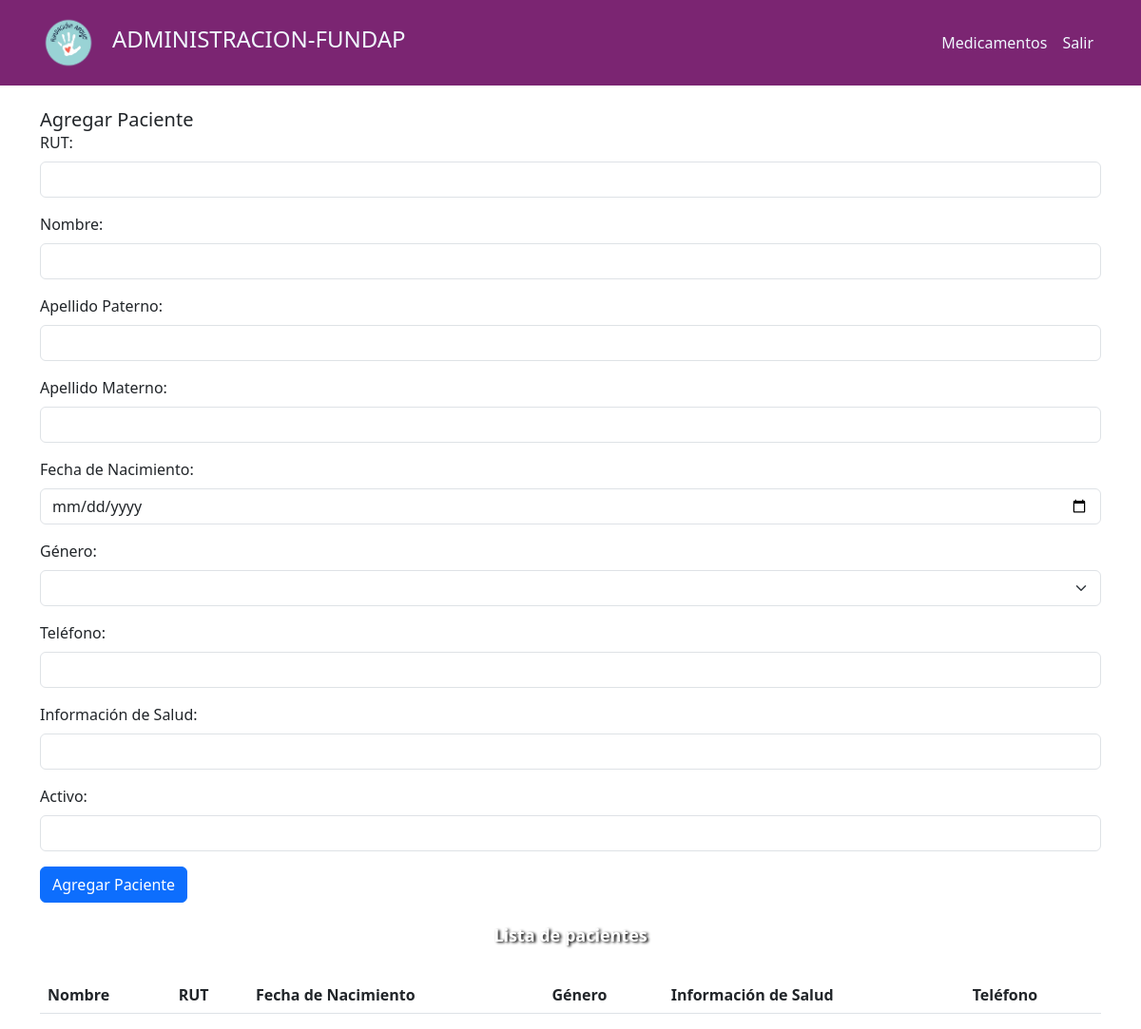
/datos_fundap, run on an earlier commit of the app's database.
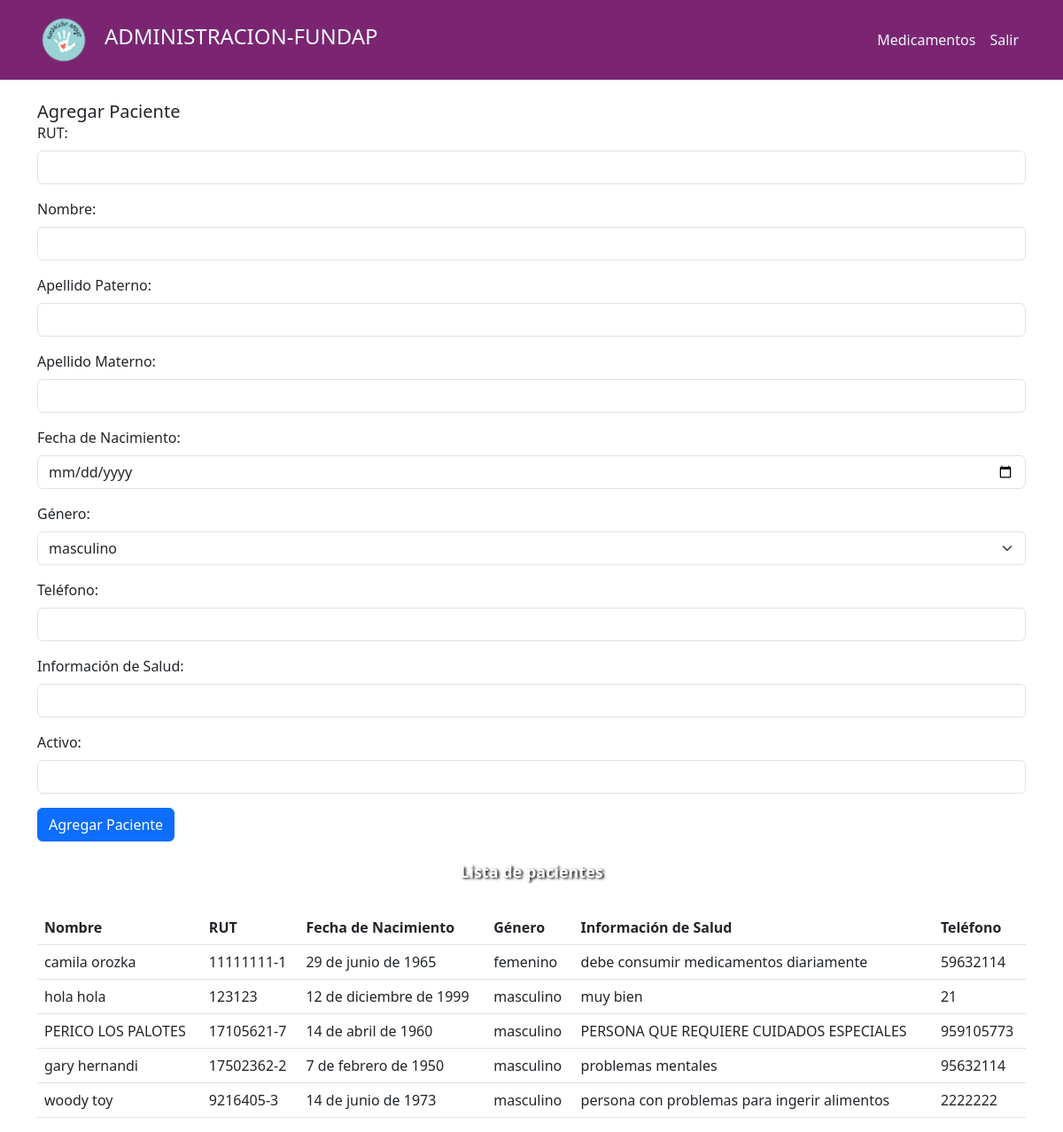
And on a later commit of the database.
### fundap/models.py (models this page shows, shortened)
class paciente(models.Model):
    rut              = models.CharField(primary_key=True, max_length=10)
    nombre           = models.CharField(max_length=20)
    apellido_paterno = models.CharField(max_length=20)
    apellido_materno = models.CharField(max_length=20)
    fecha_nacimiento = models.DateField(blank=False, null=False)
    id_genero        = models.ForeignKey('Genero',on_delete=models.CASCADE, db_column='idGenero')
    telefono         = models.CharField(max_length=45)
    Informacion_salud = models.CharField(max_length=50, blank=True, null=True)
    activo           = models.IntegerField()
    class Meta:
        ordering = ['rut']

class Genero(models.Model):
    id_genero  = models.AutoField(db_column='idGenero', primary_key=True)
    genero     = models.CharField(max_length=20, blank=False, null=False)

### fundap/views.py (the view, shortened to what this page needs)
# urls.py: path('datos_fundap', views.Add_Paciente, name='datos_fundap'),
def Add_Paciente(request):
    generos = Genero.objects.all()
    pacientes = paciente.objects.all()
    context = {
        'generos': generos,
        'pacientes': pacientes
    }
    return render(request, 'fundap/datos_fundap.html', context)

### fundap/templates/fundap/datos_fundap.html (shortened to what this page needs)
{% load static %}
<html lang="en">
<head>
    <link href="https://cdn.jsdelivr.net/npm/bootstrap@5.3.0-alpha3/dist/css/bootstrap.min.css" rel="stylesheet">
    <link rel="stylesheet" href="{% static 'css/styleadmin.css' %}">
    <link rel="stylesheet" href="https://stackpath.bootstrapcdn.com/font-awesome/4.7.0/css/font-awesome.min.css">
</head>
<body>
    <nav class="navbar navbar-expand-lg static-top">
        <div class="container">
            <a class="navbar-brand" href="#">
                <img src="{% static 'img/FA-removebg-preview.png' %}" height="60">
            </a>
            <h4>ADMINISTRACION-FUNDAP</h4>
            <div class="collapse navbar-collapse" id="navbarSupportedContent">
                <ul class="navbar-nav ms-auto">
                    <li class="nav-item">
                        <a class="nav-link" href="{% url 'medicamentos_fundap' %}">Medicamentos</a>
                    </li>
                    <li class="nav-item">
                        <a class="nav-link" href="{% url 'home_fundap' %}">Salir</a>
                    </li>
                </ul>
            </div>
        </div>
    </nav>
    <div class="container mt-4">
      <div class="card-body">
          <h5 class="card-title">Agregar Paciente</h5>
          <form method="POST" action="{% url 'datos_fundap' %}">
              <div class="mb-3">
                  <label for="txtRut" class="form-label">RUT:</label>
                  <input type="text" class="form-control" id="txtRut" name="txtRut" required>
              </div>
              <div class="mb-3">
                  <label for="txtNombre" class="form-label">Nombre:</label>
                  <input type="text" class="form-control" id="txtNombre" name="txtNombre" required>
              </div>
              <div class="mb-3">
                  <label for="txtApellidoPaterno" class="form-label">Apellido Paterno:</label>
                  <input type="text" class="form-control" id="txtApellidoPaterno" name="txtApellidoPaterno" required>
              </div>
              <div class="mb-3">
                  <label for="txtApellidoMaterno" class="form-label">Apellido Materno:</label>
                  <input type="text" class="form-control" id="txtApellidoMaterno" name="txtApellidoMaterno" required>
              </div>
              <div class="mb-3">
                  <label for="txtFechaNacimiento" class="form-label">Fecha de Nacimiento:</label>
                  <input type="date" class="form-control" id="txtFechaNacimiento" name="txtFechaNacimiento" required>
              </div>
              <div class="mb-3">
                  <label for="genero_id" class="form-label">Género:</label>
                  <select class="form-select" id="genero_id" name="genero_id" required>
                      {% for genero in generos %}
                      <option value="{{ genero.id_genero }}">{{ genero.genero }}</option>
                      {% endfor %}
                  </select>
              </div>
              <div class="mb-3">
                  <label for="txtTelefono" class="form-label">Teléfono:</label>
                  <input type="text" class="form-control" id="txtTelefono" name="txtTelefono" required>
              </div>
              <div class="mb-3">
                  <label for="txtInformacionSalud" class="form-label">Información de Salud:</label>
                  <input type="text" class="form-control" id="txtInformacionSalud" name="txtInformacionSalud">
              </div>
              <div class="mb-3">
                  <label for="activo" class="form-label">Activo:</label>
                  <input type="number" class="form-control" id="activo" name="activo" required>
              </div>
              <button type="submit" class="btn btn-primary">Agregar Paciente</button>
          </form>
      </div>
  </div>
  <div class="container mt-4">
    <h1>Lista de pacientes</h1>
    <br>
    <table class="table">
      <thead>
        <tr>
          <th scope="col">Nombre</th>
          <th scope="col">RUT</th>
          <th scope="col">Fecha de Nacimiento</th>
          <th scope="col">Género</th>
          <th scope="col">Información de Salud</th>
          <th scope="col">Teléfono</th>
        </tr>
      </thead>
      <tbody>
        {% for paciente in pacientes %}
        <tr>
          <td>{{ paciente.nombre }} {{ paciente.apellido_paterno }}</td>
          <td>{{ paciente.rut }}</td>
          <td>{{ paciente.fecha_nacimiento }}</td>
          <td>{{ paciente.id_genero.genero }}</td>
          <td>{{ paciente.Informacion_salud }}</td>
          <td>{{ paciente.telefono }}</td>
        </tr>
        {% endfor %}
      </tbody>
    </table>
  </div>
</body>
</html>

### fundap/static/css/styleadmin.css (style rules this page uses)
.navbar { background-color: #7b2572!important; padding: 10px; }
.navbar h4 { color: aliceblue; }
.nav-item a { color: aliceblue!important; }
h1 { color: rgb(0, 0, 0); text-shadow: 2px 2px 4px #746a6a; text-align: center; }
.container h1 { color: rgb(255, 255, 255); font-size: large; font-weight: bolder; text-shadow: 2px 1px 3px #000000; }

What changed in the data, as far as the page shows it:
added paciente: nombre "camila", apellido_paterno "orozka", rut "11111111-1", fecha_nacimiento "29 de junio de 1965", id_genero.genero "femenino", Informacion_salud "debe consumir medicamentos diariamente", telefono "59632114"
added paciente: nombre "hola", apellido_paterno "hola", rut "123123", fecha_nacimiento "12 de diciembre de 1999", id_genero.genero "masculino", Informacion_salud "muy bien", telefono "21"
added paciente: nombre "PERICO", apellido_paterno "LOS PALOTES", rut "17105621-7", fecha_nacimiento "14 de abril de 1960", id_genero.genero "masculino", Informacion_salud "PERSONA QUE REQUIERE CUIDADOS ESPECIALES", telefono "959105773"
added paciente: nombre "gary", apellido_paterno "hernandi", rut "17502362-2", fecha_nacimiento "7 de febrero de 1950", id_genero.genero "masculino", Informacion_salud "problemas mentales", telefono "95632114"
added paciente: nombre "woody", apellido_paterno "toy", rut "9216405-3", fecha_nacimiento "14 de junio de 1973", id_genero.genero "masculino", Informacion_salud "persona con problemas para ingerir alimentos", telefono "2222222"
Also different on the page:
form field genero_id: (not shown) → "masculino"
